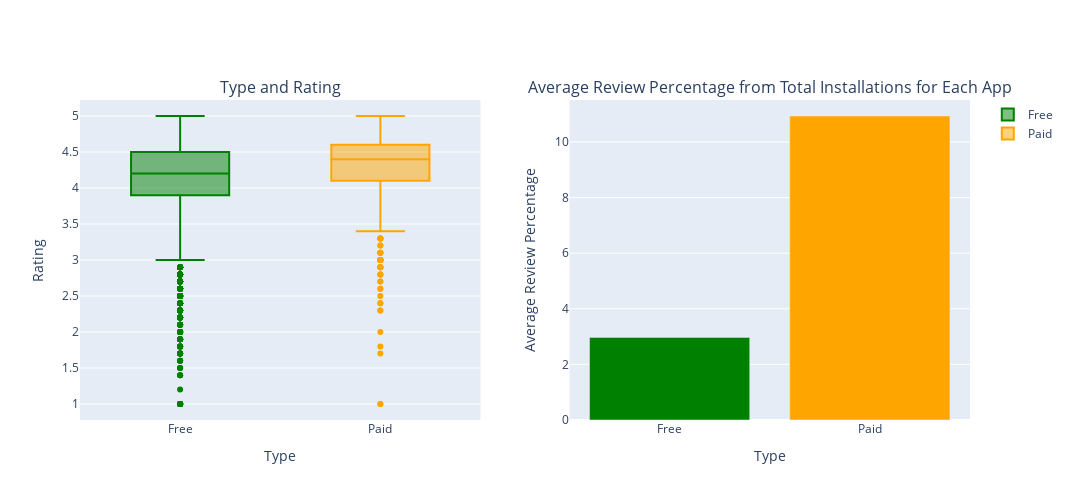

Notebook source saved alongside this figure:
### Markdown cell above
ההבדל אמנם קטן, אך ניתן לראות כי בממוצע דירגו באופן גבוה יותר אפליקציות בתשלום.

### Code cell
filtered_apps = apps[apps['Installs'].apply(lambda x: isinstance(x, (int, float))) & apps['Reviews'].apply(lambda x: isinstance(x, (int, float)))]
filtered_apps = filtered_apps[filtered_apps['Reviews'] <= 115000]
review_percentage = (filtered_apps['Reviews'] / filtered_apps['Installs']) * 100
filtered_apps = filtered_apps[review_percentage.apply(lambda x: isinstance(x, (int, float)))]

average_review_percentage = filtered_apps.groupby('Type').apply(lambda x: (x['Reviews'] / x['Installs']).mean() * 100)

fig = make_subplots(rows=1, cols=2, subplot_titles=('Type and Rating', 'Average Review Percentage from Total Installations for Each App'))

fig.add_trace(go.Box(y=filtered_apps['Rating'][filtered_apps['Type'] == 'Free'], name='Free', marker_color='green'), row=1, col=1)
fig.add_trace(go.Box(y=filtered_apps['Rating'][filtered_apps['Type'] == 'Paid'], name='Paid', marker_color='orange'), row=1, col=1)
fig.add_trace(go.Bar(x=average_review_percentage.index, y=average_review_percentage.values, marker_color=['green', 'orange'], showlegend=False), row=1, col=2)

fig.update_layout(height=500, width=1070, showlegend=True)
fig.update_xaxes(title_text='Type', row=1, col=1)
fig.update_yaxes(title_text='Rating', row=1, col=1)
fig.update_xaxes(title_text='Type', row=1, col=2)
fig.update_yaxes(title_text='Average Review Percentage', row=1, col=2)
fig.update_layout(legend=dict(orientation="v", yanchor="top", y=1, xanchor="left", x=1.02))

fig.show()

### Figure 1 — Plotly figure (JSON) as saved in the notebook; plotly's stock layout.template omitted (floating-point values rounded to 4 significant figures; data arrays with more than 128 entries replaced by an {"elided": "..."} marker saying what was removed)
{"data": [{"marker": {"color": "green"}, "name": "Free", "type": "box", "xaxis": "x", "y": {"elided": "7712 float values"}, "yaxis": "y"}, {"marker": {"color": "orange"}, "name": "Paid", "type": "box", "xaxis": "x", "y": {"elided": "753 float values"}, "yaxis": "y"}, {"marker": {"color": ["green", "orange"]}, "showlegend": false, "type": "bar", "x": ["Free", "Paid"], "xaxis": "x2", "y": [2.971, 10.93], "yaxis": "y2"}], "layout": {"annotations": [{"font": {"size": 16}, "showarrow": false, "text": "Type and Rating", "x": 0.225, "xanchor": "center", "xref": "paper", "y": 1, "yanchor": "bottom", "yref": "paper"}, {"font": {"size": 16}, "showarrow": false, "text": "Average Review Percentage from Total Installations for Each App", "x": 0.775, "xanchor": "center", "xref": "paper", "y": 1, "yanchor": "bottom", "yref": "paper"}], "height": 500, "legend": {"orientation": "v", "x": 1.02, "xanchor": "left", "y": 1, "yanchor": "top"}, "showlegend": true, "width": 1070, "xaxis": {"anchor": "y", "autorange": true, "domain": [0, 0.45], "range": [-0.5, 1.5], "title": {"text": "Type"}, "type": "category"}, "xaxis2": {"anchor": "y2", "autorange": true, "domain": [0.55, 1], "range": [-0.5, 1.5], "title": {"text": "Type"}, "type": "category"}, "yaxis": {"anchor": "x", "autorange": true, "domain": [0, 1], "range": [0.7778, 5.222], "title": {"text": "Rating"}, "type": "linear"}, "yaxis2": {"anchor": "x2", "autorange": true, "domain": [0, 1], "range": [0, 11.51], "title": {"text": "Average Review Percentage"}, "type": "linear"}}}
